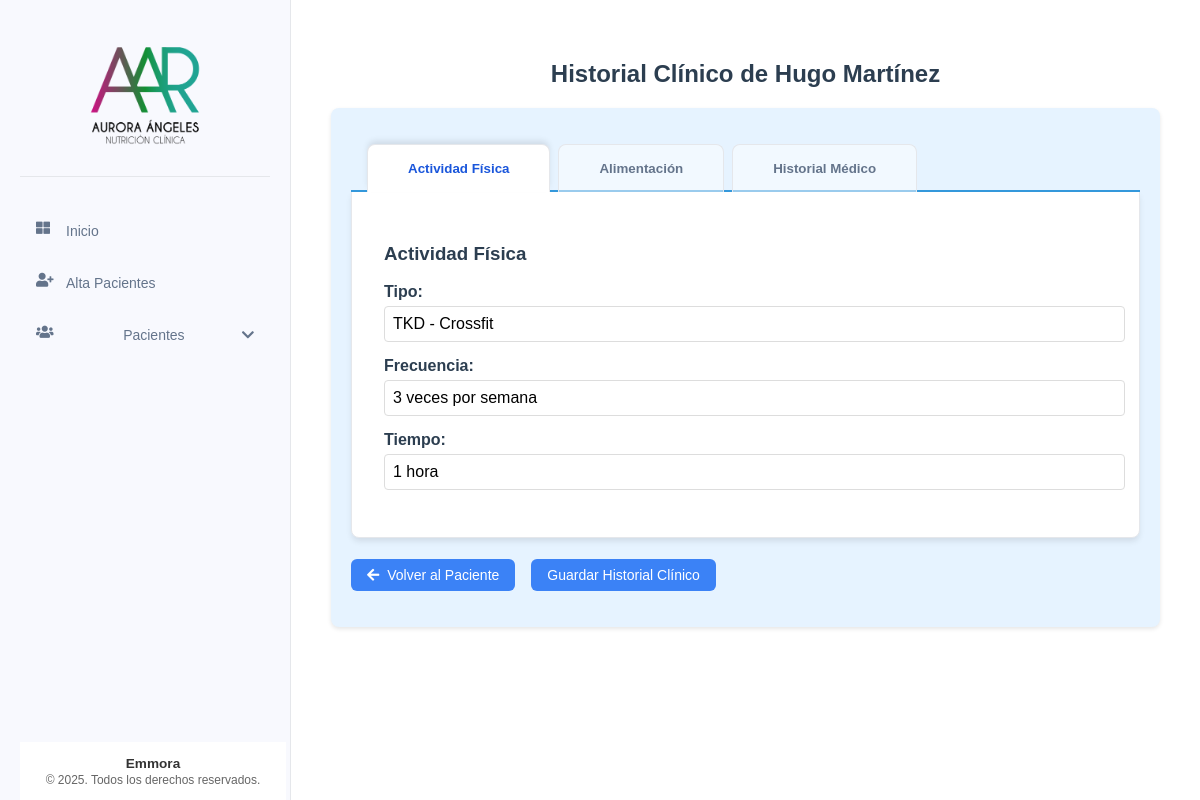
Page /historial-clinico/paciente/1 on the earlier database version.
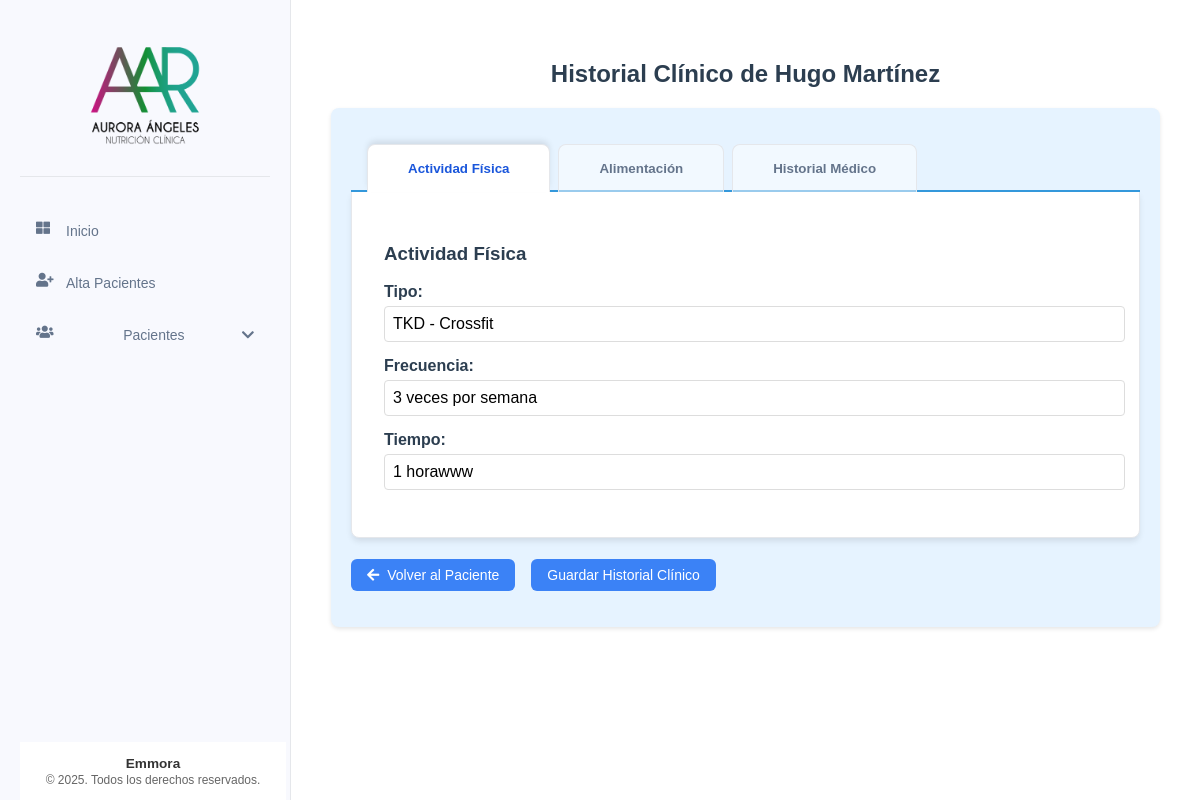
Same page on the later database version.
### tables this page shows
CREATE TABLE pacientes (
    id INTEGER PRIMARY KEY AUTOINCREMENT,
    nombre TEXT NOT NULL,
    apellido_paterno TEXT NOT NULL,
    apellido_materno TEXT NOT NULL,
    fecha_nacimiento DATE NOT NULL,
    telefono TEXT NOT NULL,
    correo TEXT UNIQUE NOT NULL,
    ciudad TEXT NOT NULL,
    fecha_registro TIMESTAMP DEFAULT CURRENT_TIMESTAMP,
    status TEXT NOT NULL DEFAULT 'activo' CHECK (status IN ('activo', 'inactivo'))
);

CREATE TABLE historial_clinico (
    id INTEGER PRIMARY KEY AUTOINCREMENT,
    paciente_id INTEGER NOT NULL,
    cirugias TEXT,
    padecimientos TEXT,
    medicamentos TEXT,
    suplementos TEXT,
    enfermedades_previas TEXT,
    enfermedades_actuales TEXT,
    tipo_actividad_fisica TEXT,
    frecuencia_actividad_fisica TEXT,
    tiempo_actividad_fisica TEXT,
    numero_comidas_diarias INTEGER,
    alimentos_normales TEXT,
    alimentos_no_gustados TEXT,
    FOREIGN KEY (paciente_id) REFERENCES pacientes (id)
);

### app/controllers/historial_clinico.py (the view, shortened to what this page needs)
@historial_clinico.route('/paciente/<int:paciente_id>', methods=['GET', 'POST'])
def ver_crear_historial(paciente_id):
    paciente = Paciente.obtener_por_id(paciente_id)
    if not paciente:
        flash('Paciente no encontrado', 'error')
        return redirect(url_for('pacientes.lista_pacientes'))
    historial = HistorialClinico.obtener_por_paciente_id(paciente_id)
    padecimientos_opciones = [
        'Gastritis', 'Colitis', 'Reflujo', 'Estreñimiento', 'Diarrea',
        'Hemorroides', 'Intolerancias', 'Alergias', 'Diabetes',
        'Dislipidemias', 'Presión arterial', 'Otro descontrol metabólico'
    ]
    return render_template('historiales/historial_clinico.html', paciente=paciente, historial=historial, padecimientos_opciones=padecimientos_opciones)

### app/db.py (called while the page is built)
def get_db():
    if 'db' not in g:
        g.db = sqlite3.connect(
            'pacientes.db',
            detect_types=sqlite3.PARSE_DECLTYPES
        )
        g.db.row_factory = sqlite3.Row
    return g.db

def query_db(query, args=(), one=False):
    cur = get_db().execute(query, args)
    rv = cur.fetchall()
    cur.close()
    return (rv[0] if rv else None) if one else rv

### app/models/historial_clinico.py (called while the page is built)
    @staticmethod
    def obtener_por_paciente_id(paciente_id):
        return query_db('SELECT * FROM historial_clinico WHERE paciente_id = ?', [paciente_id], one=True)

### app/models/paciente.py (called while the page is built)
    @staticmethod
    def obtener_por_id(id):
        return query_db('SELECT * FROM pacientes WHERE id = ?', [id], one=True)

### app/templates/historiales/historial_clinico.html (shortened to what this page needs)
{% extends "base/base.html" %}
{% block content %}
<div class="table-container">
    <h2 align="center">Historial Clínico de {{ paciente['nombre'] }} {{ paciente['apellido_paterno'] }}</h2>
    <div class="form-container">
        <form id="formHistorialClinico" method="POST">
            <div x-data="{ activeTab: 'actividad-fisica' }">
                <div class="form-tabs">
                    <button type="button"
                        @click="activeTab = 'actividad-fisica'"
                        :class="{ 'active': activeTab === 'actividad-fisica' }"
                        class="form-tab">
                        Actividad Física
                    </button>
                    <button type="button"
                        @click="activeTab = 'alimentacion'"
                        :class="{ 'active': activeTab === 'alimentacion' }"
                        class="form-tab">
                        Alimentación
                    </button>
                    <button type="button"
                        @click="activeTab = 'historial-medico'"
                        :class="{ 'active': activeTab === 'historial-medico' }"
                        class="form-tab">
                        Historial Médico
                    </button>
                </div>
                <div x-show="activeTab === 'actividad-fisica'"
                    class="form-section"
                    :class="{ 'active': activeTab === 'actividad-fisica' }">
                    <h3>Actividad Física</h3>
                    <div class="form-group">
                        <label for="tipo_actividad_fisica" class="form-label">Tipo:</label>
                        <input type="text" placeholder="Ingrese el tipo de actividad física" id="tipo_actividad_fisica" name="tipo_actividad_fisica" class="form-input" value="{{ historial['tipo_actividad_fisica'] if historial else '' }}">
                    </div>
                    <div class="form-group">
                        <label for="frecuencia_actividad_fisica" class="form-label">Frecuencia:</label>
                        <input type="text" placeholder="Ingrese la frecuencia de la actividad física" id="frecuencia_actividad_fisica" name="frecuencia_actividad_fisica" class="form-input" value="{{ historial['frecuencia_actividad_fisica'] if historial else '' }}">
                    </div>
                    <div class="form-group">
                        <label for="tiempo_actividad_fisica" class="form-label">Tiempo:</label>
                        <input type="text" placeholder="Ingrese el tiempo de la actividad física" id="tiempo_actividad_fisica" name="tiempo_actividad_fisica" class="form-input" value="{{ historial['tiempo_actividad_fisica'] if historial else '' }}">
                    </div>
                </div>
            </div>
            <div class="action-buttons">
                <a href="{{ url_for('pacientes.detalle_paciente', id=paciente['id']) }}" class="action-button">
                    <i class="fas fa-arrow-left"></i> Volver al Paciente
                </a>
                <button type="submit" class="action-button">Guardar Historial Clínico</button>
            </div>
        </form>
    </div>
</div>
{% endblock %}

### app/templates/base/base.html (shortened to what this page needs)
<!DOCTYPE html>
<html lang="es">
<head>
    <link rel="stylesheet" href="{{ url_for('static', filename='css/components/base.css') }}">
    <link rel="stylesheet" href="{{ url_for('static', filename='css/components/_forms.css') }}">
    <link rel="stylesheet" href="{{ url_for('static', filename='css/components/_tables.css') }}">
    <link rel="stylesheet" href="{{ url_for('static', filename='css/components/_buttons.css') }}">
    <link rel="stylesheet" href="{{ url_for('static', filename='css/components/_cards.css') }}">
    <link rel="stylesheet" href="{{ url_for('static', filename='css/components/_tabs.css') }}">
    <link rel="stylesheet" href="{{ url_for('static', filename='css/components/_modal.css') }}">
    <link rel="stylesheet" href="{{ url_for('static', filename='css/components/_sidebar.css') }}">
    <link rel="stylesheet" href="{{ url_for('static', filename='css/style.css') }}">
    <link href="https://cdnjs.cloudflare.com/ajax/libs/font-awesome/5.15.3/css/all.min.css" rel="stylesheet">
</head>
<body>
    <div class="container" x-data="{ menuOpen: false }">
        <nav class="sidebar">
            <div class="sidebar__header">
                <img src="{{ url_for('static', filename='img/logos/logo.png') }}"
                        alt="Sistema de Pacientes"
                        class="sidebar__logo"
                        onerror="this.onerror=null; this.src='{{ url_for('static', filename='img/logos/default-logo.png') }}'">
            </div>
            <ul class="sidebar__list">
                <li class="sidebar__item">
                    <a href="{{ url_for('main.index') }}" class="sidebar__link">
                        <i class="fas fa-th-large sidebar__icon"></i> Inicio
                    </a>
                </li>
                <li class="sidebar__item">
                    <a href="{{ url_for('pacientes.nuevo_paciente') }}" class="sidebar__link">
                        <i class="fas fa-user-plus sidebar__icon"></i> Alta Pacientes
                    </a>
                </li>
                <li class="sidebar__item" x-data="{ open: false }">
                    <a @click="open = !open" class="sidebar__link sidebar__dropdown">
                        <i class="fas fa-users sidebar__icon"></i> Pacientes
                        <i class="fas fa-chevron-down sidebar__icon-arrow"
                           :class="{ 'rotate-180': open }"></i>
                    </a>
                </li>
            </ul>
            <div class="sidebar-footer">
                <div class="footer-content">
                    <p>Emmora</p>
                    <p>&copy; 2025. Todos los derechos reservados.</p>
                </div>
            </div>
        </nav>
        <main class="content">
            {% block content %}{% endblock %}
        </main>
    </div>
</body>
</html>

### app/static/css/components/base.css (style rules this page uses)
.sidebar__header { padding: 1rem; text-align: center; border-bottom: 1px solid rgba(255, 255, 255, 0.1); min-height: 80px; display: flex; align-items: center; justify-content: center; }
.sidebar__logo { max-width: 150px; height: auto; display: block; margin: 0 auto; }

### app/static/css/components/_forms.css (style rules this page uses)
.form-container { max-width: 800px; margin: 0 auto; padding: 20px; background-color: #e6f3ff; border-radius: 8px; box-shadow: 0 2px 4px rgba(0,0,0,0.1); }
.form-group { margin-bottom: 1.5rem; }
.form-label { display: block; margin-bottom: 0.5rem; font-weight: 600; color: #2c3e50; }
.form-input { width: 100%; padding: 0.75rem; border: 1px solid #ddd; border-radius: 4px; font-size: 1rem; transition: border-color 0.3s ease; }
.form-tabs { display: flex; margin-bottom: 2rem; border-bottom: 2px solid #3498db; background-color: #e6f3ff; }
.form-tab { padding: 1rem 2rem; background: none; border: none; border-bottom: 2px solid transparent; margin-bottom: -2px; cursor: pointer; font-weight: 600; color: #666; transition: all 0.3s ease; }
.form-tab.active { color: #3498db; border-bottom-color: #3498db; }
.form-section { display: none; padding: 2rem; background: #e6f3ff; border-radius: 0 0 8px 8px; }
.form-section.active { display: block; }

### app/static/css/components/_tables.css (style rules this page uses)
.table-container { margin: 20px; overflow-x: auto; }

### app/static/css/components/_buttons.css (style rules this page uses)
.action-button { display: inline-flex; align-items: center; gap: 0.5rem; padding: 8px 16px; background-color: #3498db; color: white; border: none; border-radius: 4px; text-decoration: none; cursor: pointer; transition: background-color 0.3s; }
.action-buttons { display: flex; flex-wrap: wrap; gap: 1rem; margin: 1rem 0; }

### app/static/css/components/_tabs.css (style rules this page uses)
.form-tabs { display: flex; margin-bottom: 0; position: relative; z-index: 1; gap: 0.5rem; padding: 1rem 1rem 0; }
.form-tab { padding: 1rem 2.5rem; background: none; border: none; border-radius: 8px 8px 0 0; cursor: pointer; font-weight: 600; color: #64748b; background-color: rgba(255, 255, 255, 0.5); transition: all 0.3s ease; position: relative; border: 1px solid #e5e7eb; border-bottom: none; }
.form-tab.active { color: #1a56db; background-color: #fff; box-shadow: 0 -4px 6px -1px rgba(0, 0, 0, 0.1); z-index: 2; }
.form-section { display: none; padding: 2rem; background: #fff; border-radius: 0 0 8px 8px; border: 1px solid #e5e7eb; position: relative; top: -1px; box-shadow: 0 4px 6px -1px rgba(0, 0, 0, 0.1); }
.form-section.active { display: block; }

### app/static/css/components/_sidebar.css (style rules this page uses)
.sidebar-footer { position: fixed; bottom: 0; width: 250px; padding: 0.5rem; border-top: 1px solid rgba(255, 255, 255, 0.1); background-color: #fff; z-index: 100; }
.footer-content { text-align: center; color: #666; font-size: 0.75rem; padding: 5px 0; }
.footer-content p { margin: 0; line-height: 1.2; }
.footer-content p:first-child { font-weight: 600; font-size: 0.85rem; color: #333; }
.sidebar__list { margin-bottom: 60px; }

Differences in the rows shown:
changed historial_clinico "TKD - Crossfit": tiempo_actividad_fisica "1 hora" → "1 horawww"
